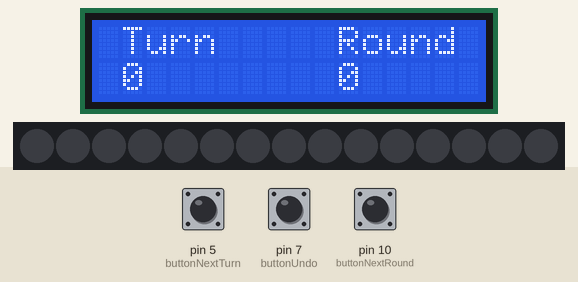
The sketch below on a simulated Arduino Uno, built with avr-gcc and run on an emulated ATmega328P. Shown: 16×2 character LCD, 15 RGB LEDs in strip order, left to right. Inputs (shaded band) come from the test bench; at power-on: pin 5 (buttonNextTurn) HIGH, pin 7 (buttonUndo) HIGH, pin 10 (buttonNextRound) HIGH. Dim RGB values are drawn brighter than linear; colours are those a GRB WS2812 strip shows for the declared byte order.

Above: at 1.2 s.
1.3 s: pin 5 (buttonNextTurn) pulled LOW for 3.2 s
At 6.1 s:
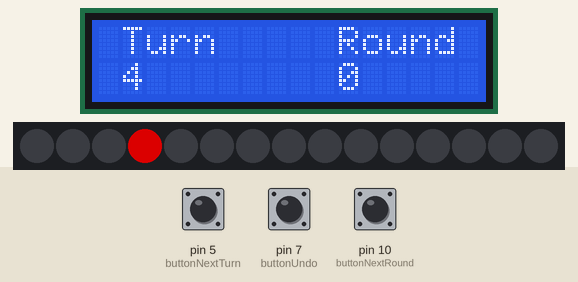
6.9 s: pin 7 (buttonUndo) pulled LOW for 0.15 s
At 8.4 s:
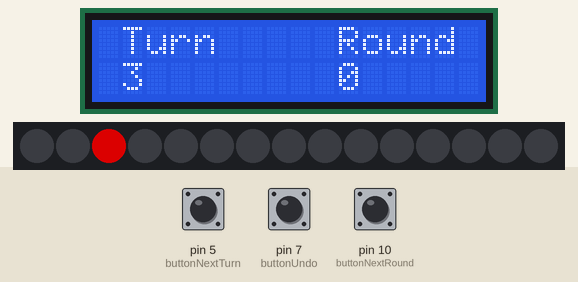
9.4 s: pin 10 (buttonNextRound) pulled LOW for 0.15 s
At 11.1 s:
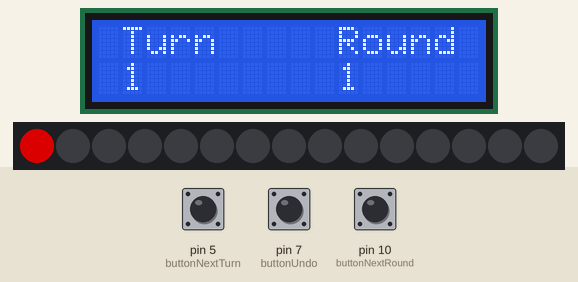
11.9 s: pin 5 (buttonNextTurn) pulled LOW for 0.15 s
At 13.5 s:
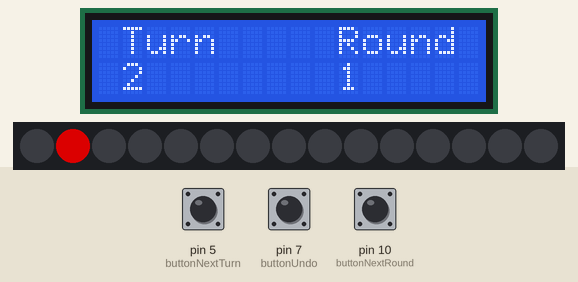
14.4 s: pin 7 (buttonUndo) pulled LOW for 1 s
At 15.2 s:
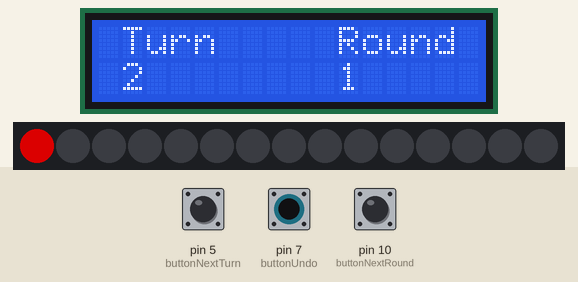
Timing chart, 0 to 17.4 s (numbered marks = the images above; inputs shaded):
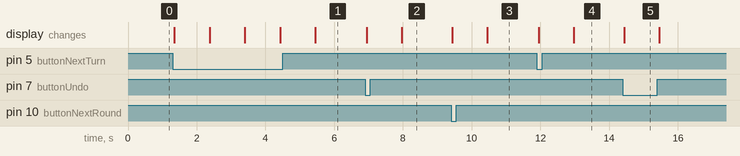

The sketch:

Turn_tracker.ino
```cpp
// Visual Micro is in vMicro>General>Tutorial Mode
//
/*
    Name:       Turn tracker.ino
    Created:	1/4/2021 20:58:56
    Author:     ROG-CODING-LAPT\scuba
*/

// Define User Types below here or use a .h file
//


// Define Function Prototypes that use User Types below here or use a .h file
//


// Define Functions below here or use other .ino or cpp files
//

// The setup() function runs once each time the micro-controller starts
#include <FastLED.h>
#include <LiquidCrystal.h>
#include <LiquidCrystal_I2C.h>
#include <Wire.h>

#define NUM_LEDS 15


// Define I2C Address - change if reqiuired
const int i2c_addr = 0x3F;

// Defind LCD pinout
LiquidCrystal_I2C lcd(0x27, 16, 2);

// Declair Variables
int buttonNextTurn = 5;
int buttonNextRound = 10;
int buttonUndo = 7;
int buttonValTurn;
int buttonValRound;
int buttonValUndo;
int dt = 1000;
int turnCount = 0;
int roundCount = 0;
int displayValTurn = 0;
int displayValRound = 0;
int turnUndoVal = 0;
int roundUndoVal = 0;
int lastButtonPress = 0;
const int ledPin = 8;
int currentLED = 0;
int roundLED = 0;
int undoLED = 0;

CRGB leds[NUM_LEDS];


void setup()
{
    Serial.begin(9600);
    FastLED.addLeds<WS2812B, ledPin, RGB>(leds, NUM_LEDS);
    lcd.begin();
    pinMode(buttonNextTurn, INPUT);
    pinMode(buttonNextRound, INPUT);
    pinMode(buttonUndo, INPUT);
    lcd.clear();
    FastLED.clear();
    FastLED.show();

}

// Add the main program code into the continuous loop() function
void loop() {
    FastLED.clear();
    buttonValTurn = digitalRead(buttonNextTurn);
    buttonValRound = digitalRead(buttonNextRound);
    buttonValUndo = digitalRead(buttonUndo);


    lcd.setCursor(0, 0);
    lcd.print(" Turn     Round");
    lcd.setCursor(0, 1);
    lcd.print(" ");
    lcd.print(displayValTurn);
    if (displayValTurn > 9) {
        lcd.print("       ");
    }
    else {
        lcd.print("        ");
    }
    lcd.print(displayValRound);


   // leds[currentLED] = CHSV (96, 255, 192);


   if (buttonValTurn == 0) {
    undoLED = currentLED;
    lastButtonPress = 1;
    turnUndoVal = turnCount;
    turnCount = turnCount + 1;
    displayValTurn = turnCount;
    leds[currentLED] = CHSV(96, 255, 192);
    FastLED.show();
    currentLED = currentLED + 1;
    delay(dt);
   }


    if (buttonValRound == 0 && displayValTurn > 1) {
        lastButtonPress = 2;
        leds[0] = CHSV(96, 255, 192);
        FastLED.show();
        displayValTurn = 1;
        currentLED = 1;
       turnUndoVal = turnCount;
        roundUndoVal = roundCount;
        roundCount = roundCount +1;
        displayValRound = roundCount;
        turnCount = 1;
        delay(dt);
    }

  if (buttonValUndo == 0 && lastButtonPress == 1) {
     lastButtonPress = 3;
     displayValTurn = turnUndoVal;
     currentLED = turnUndoVal;
     turnCount = turnUndoVal;
     undoLED = turnCount - 1;
     leds[undoLED] = CHSV(96, 255, 192);
     FastLED.show();
     delay(dt);
     }

   if (buttonValUndo == 0 && lastButtonPress == 2) {
    displayValTurn = turnUndoVal;
    turnCount = turnUndoVal;
    displayValRound = roundUndoVal;
    roundCount = roundUndoVal;
    currentLED = turnCount;
    undoLED = turnCount - 1;
    leds[undoLED] = CHSV(96, 255, 192);
    FastLED.show();
   delay(dt);
    }


}
```
